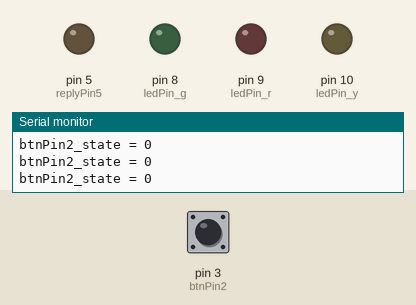
Bench run of a sketch on a simulated Arduino Uno, built with avr-gcc and run on an emulated ATmega328P. On the bench: output pins drawn as LEDs (lit = HIGH), the last lines printed to the serial monitor. Inputs (shaded band) come from the test bench; at power-on: pin 3 (btnPin2) LOW.

Above: at 1.2 s.
1.3 s: pin 3 (btnPin2) pulled HIGH for 0.15 s
At 2.5 s:
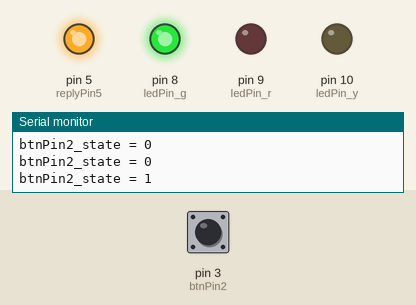
8.4 s: pin 3 (btnPin2) pulled HIGH for 3.2 s
At 15.3 s:
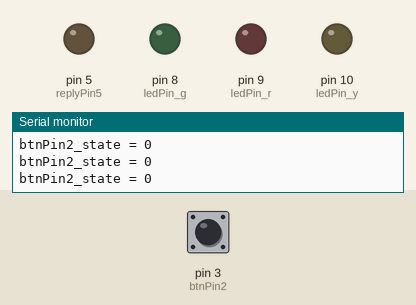
Timing chart, 0 to 16.8 s (numbered marks = the images above; inputs shaded):
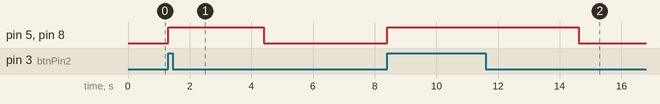

The sketch:

reply_0929.ino
```cpp
int replyPin5 = 5;
int btnPin2 = 3;
int btnPin2_state = 0;
int ledPin_g = 8;
int ledPin_r = 9;
int ledPin_y = 10;
void setup() {

  pinMode(replyPin5,OUTPUT);
  pinMode(btnPin2, INPUT);

  pinMode(ledPin_g,OUTPUT);
  pinMode(ledPin_r,OUTPUT);
  pinMode(ledPin_y,OUTPUT);
  Serial.begin(9600);

}

void loop() {
 btnPin2_state = digitalRead(btnPin2);
 Serial.print("btnPin2_state = ");
 Serial.println(btnPin2_state);
 if(btnPin2_state == true)
 {
 digitalWrite(replyPin5, HIGH);
 digitalWrite(ledPin_g, HIGH);
 delay(3000);

 }
 else
 {

   digitalWrite(replyPin5, LOW);
   digitalWrite(ledPin_g, LOW);
 }
 delay(100);
}
```

Measured:
- after the input at 1.3 s, pin 5 (replyPin5), pin 8 (ledPin_g): LOW → HIGH at once, → LOW 3.1 s later
- after the input at 8.4 s, pin 5 (replyPin5), pin 8 (ledPin_g): LOW → HIGH at once, → LOW 6.2 s later
